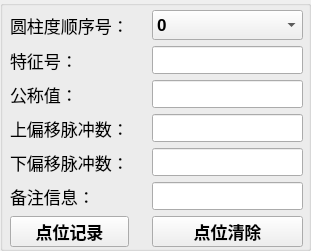
   <widget class="QGroupBox" name="groupBox_4">
    <property name="geometry">
     <rect>
      <x>10</x>
      <y>350</y>
      <width>311</width>
      <height>251</height>
     </rect>
    </property>
    <property name="title">
     <string/>
    </property>
    <widget class="QWidget" name="layoutWidget_2">
     <property name="geometry">
      <rect>
       <x>10</x>
       <y>10</y>
       <width>293</width>
       <height>237</height>
      </rect>
     </property>
     <layout class="QGridLayout" name="gridLayout_3">
      <property name="horizontalSpacing">
       <number>23</number>
      </property>
      <item row="1" column="0">
       <widget class="QLabel" name="label_16">
        <property name="font">
         <font>
          <pointsize>13</pointsize>
         </font>
        </property>
        <property name="text">
         <string>特征号：</string>
        </property>
       </widget>
      </item>
      <item row="4" column="0">
       <widget class="QLabel" name="label_18">
        <property name="font">
         <font>
          <pointsize>13</pointsize>
         </font>
        </property>
        <property name="text">
         <string>上偏移脉冲数：</string>
        </property>
       </widget>
      </item>
      <item row="0" column="0">
       <widget class="QLabel" name="label_13">
        <property name="font">
         <font>
          <pointsize>13</pointsize>
         </font>
        </property>
        <property name="text">
         <string>圆柱度顺序号：</string>
        </property>
       </widget>
      </item>
      <item row="0" column="1">
       <widget class="QComboBox" name="cylindricitySequence">
        <property name="minimumSize">
         <size>
          <width>0</width>
          <height>30</height>
         </size>
        </property>
        <property name="font">
         <font>
          <pointsize>13</pointsize>
          <weight>75</weight>
          <bold>true</bold>
         </font>
        </property>
        <item>
         <property name="text">
          <string>0</string>
         </property>
        </item>
        <item>
         <property name="text">
          <string>1</string>
         </property>
        </item>
        <item>
         <property name="text">
          <string>2</string>
         </property>
        </item>
        <item>
         <property name="text">
          <string>3</string>
         </property>
        </item>
        <item>
         <property name="text">
          <string>4</string>
         </property>
        </item>
        <item>
         <property name="text">
          <string>5</string>
         </property>
        </item>
        <item>
         <property name="text">
          <string>6</string>
         </property>
        </item>
        <item>
         <property name="text">
          <string>7</string>
         </property>
        </item>
        <item>
         <property name="text">
          <string>8</string>
         </property>
        </item>
        <item>
         <property name="text">
          <string>9</string>
         </property>
        </item>
        <item>
         <property name="text">
          <string>10</string>
         </property>
        </item>
        <item>
         <property name="text">
          <string>11</string>
         </property>
        </item>
        <item>
         <property name="text">
          <string>12</string>
         </property>
        </item>
        <item>
         <property name="text">
          <string>13</string>
         </property>
        </item>
        <item>
         <property name="text">
          <string>14</string>
         </property>
        </item>
        <item>
         <property name="text">
          <string>15</string>
         </property>
        </item>
        <item>
         <property name="text">
          <string>16</string>
         </property>
        </item>
        <item>
         <property name="text">
          <string>17</string>
         </property>
        </item>
        <item>
         <property name="text">
          <string>18</string>
         </property>
        </item>
        <item>
         <property name="text">
          <string>19</string>
         </property>
        </item>
        <item>
         <property name="text">
          <string>20</string>
         </property>
        </item>
        <item>
         <property name="text">
          <string>21</string>
         </property>
        </item>
        <item>
         <property name="text">
          <string>22</string>
         </property>
        </item>
        <item>
         <property name="text">
          <string>23</string>
         </property>
        </item>
        <item>
         <property name="text">
          <string>24</string>
         </property>
        </item>
        <item>
         <property name="text">
          <string>25</string>
         </property>
        </item>
        <item>
         <property name="text">
          <string>26</string>
         </property>
        </item>
        <item>
         <property name="text">
          <string>27</string>
         </property>
        </item>
        <item>
         <property name="text">
          <string>28</string>
         </property>
        </item>
        <item>
         <property name="text">
          <string>29</string>
         </property>
        </item>
        <item>
         <property name="text">
          <string>30</string>
         </property>
        </item>
        <item>
         <property name="text">
          <string>31</string>
         </property>
        </item>
        <item>
         <property name="text">
          <string>32</string>
         </property>
        </item>
        <item>
         <property name="text">
          <string>33</string>
         </property>
        </item>
        <item>
         <property name="text">
          <string>34</string>
         </property>
        </item>
        <item>
         <property name="text">
          <string>35</string>
         </property>
        </item>
        <item>
         <property name="text">
          <string>36</string>
         </property>
        </item>
        <item>
         <property name="text">
          <string>37</string>
         </property>
        </item>
        <item>
         <property name="text">
          <string>38</string>
         </property>
        </item>
        <item>
         <property name="text">
          <string>39</string>
         </property>
        </item>
        <item>
         <property name="text">
          <string>40</string>
         </property>
        </item>
        <item>
         <property name="text">
          <string>41</string>
         </property>
        </item>
        <item>
         <property name="text">
          <string>42</string>
         </property>
        </item>
        <item>
         <property name="text">
          <string>43</string>
         </property>
        </item>
        <item>
         <property name="text">
          <string>44</string>
         </property>
        </item>
        <item>
         <property name="text">
          <string>45</string>
         </property>
        </item>
        <item>
         <property name="text">
          <string>46</string>
         </property>
        </item>
        <item>
         <property name="text">
          <string>47</string>
         </property>
        </item>
        <item>
         <property name="text">
          <string>48</string>
         </property>
        </item>
        <item>
         <property name="text">
          <string>49</string>
         </property>
        </item>
        <item>
         <property name="text">
          <string>50</string>
         </property>
        </item>
        <item>
         <property name="text">
          <string>51</string>
         </property>
        </item>
        <item>
         <property name="text">
          <string>52</string>
         </property>
        </item>
        <item>
         <property name="text">
          <string>53</string>
         </property>
        </item>
        <item>
         <property name="text">
          <string>54</string>
         </property>
        </item>
        <item>
         <property name="text">
          <string>55</string>
         </property>
        </item>
        <item>
         <property name="text">
          <string>56</string>
         </property>
        </item>
        <item>
         <property name="text">
          <string>57</string>
         </property>
        </item>
        <item>
         <property name="text">
          <string>58</string>
         </property>
        </item>
        <item>
         <property name="text">
          <string>59</string>
         </property>
        </item>
        <item>
         <property name="text">
          <string>60</string>
         </property>
        </item>
        <item>
         <property name="text">
          <string>61</string>
         </property>
        </item>
        <item>
         <property name="text">
          <string>62</string>
         </property>
        </item>
        <item>
         <property name="text">
          <string>63</string>
         </property>
        </item>
        <item>
         <property name="text">
          <string>64</string>
         </property>
        </item>
        <item>
         <property name="text">
          <string>65</string>
         </property>
        </item>
        <item>
         <property name="text">
          <string>66</string>
         </property>
        </item>
        <item>
         <property name="text">
          <string>67</string>
         </property>
        </item>
        <item>
         <property name="text">
          <string>68</string>
         </property>
        </item>
        <item>
         <property name="text">
          <string>69</string>
         </property>
        </item>
        <item>
         <property name="text">
          <string>70</string>
         </property>
        </item>
        <item>
         <property name="text">
          <string>71</string>
         </property>
        </item>
        <item>
         <property name="text">
          <string>72</string>
         </property>
        </item>
        <item>
         <property name="text">
          <string>73</string>
         </property>
        </item>
        <item>
         <property name="text">
          <string>74</string>
         </property>
        </item>
        <item>
         <property name="text">
          <string>75</string>
         </property>
        </item>
        <item>
         <property name="text">
          <string>76</string>
         </property>
        </item>
        <item>
         <property name="text">
          <string>77</string>
         </property>
        </item>
        <item>
         <property name="text">
          <string>78</string>
         </property>
        </item>
        <item>
         <property name="text">
          <string>79</string>
         </property>
        </item>
        <item>
         <property name="text">
          <string>80</string>
         </property>
        </item>
        <item>
         <property name="text">
          <string>81</string>
         </property>
        </item>
        <item>
         <property name="text">
          <string>82</string>
         </property>
        </item>
        <item>
         <property name="text">
          <string>83</string>
         </property>
        </item>
        <item>
         <property name="text">
          <string>84</string>
         </property>
        </item>
        <item>
         <property name="text">
          <string>85</string>
         </property>
        </item>
        <item>
         <property name="text">
          <string>86</string>
         </property>
        </item>
        <item>
         <property name="text">
          <string>87</string>
         </property>
        </item>
        <item>
         <property name="text">
          <string>88</string>
         </property>
        </item>
        <item>
         <property name="text">
          <string>89</string>
         </property>
        </item>
        <item>
         <property name="text">
          <string>90</string>
         </property>
        </item>
        <item>
         <property name="text">
          <string>91</string>
         </property>
        </item>
        <item>
         <property name="text">
          <string>92</string>
         </property>
        </item>
        <item>
         <property name="text">
          <string>93</string>
         </property>
        </item>
        <item>
         <property name="text">
          <string>94</string>
         </property>
        </item>
        <item>
         <property name="text">
          <string>95</string>
         </property>
        </item>
        <item>
         <property name="text">
          <string>96</string>
         </property>
        </item>
        <item>
         <property name="text">
          <string>97</string>
         </property>
        </item>
        <item>
         <property name="text">
          <string>98</string>
         </property>
        </item>
        <item>
         <property name="text">
          <string>99</string>
         </property>
        </item>
       </widget>
      </item>
      <item row="8" column="1">
       <widget class="QPushButton" name="cylindricityPostionClear">
        <property name="minimumSize">
         <size>
          <width>0</width>
          <height>30</height>
         </size>
        </property>
        <property name="font">
         <font>
          <pointsize>13</pointsize>
          <weight>75</weight>
          <bold>true</bold>
         </font>
        </property>
        <property name="text">
         <string>点位清除</string>
        </property>
       </widget>
      </item>
      <item row="1" column="1">
       <widget class="QLineEdit" name="cylindricityFeatureNb">
        <property name="font">
         <font>
          <pointsize>13</pointsize>
          <weight>75</weight>
          <bold>true</bold>
         </font>
        </property>
       </widget>
      </item>
      <item row="2" column="0">
       <widget class="QLabel" name="label_17">
        <property name="font">
         <font>
          <pointsize>13</pointsize>
         </font>
        </property>
        <property name="text">
         <string>公称值：</string>
        </property>
       </widget>
      </item>
      <item row="8" column="0">
       <widget class="QPushButton" name="cylindricityPostionRecord">
        <property name="minimumSize">
         <size>
          <width>0</width>
          <height>30</height>
         </size>
        </property>
        <property name="font">
         <font>
          <pointsize>13</pointsize>
          <weight>75</weight>
          <bold>true</bold>
         </font>
        </property>
        <property name="text">
         <string>点位记录</string>
        </property>
       </widget>
      </item>
      <item row="7" column="0">
       <widget class="QLabel" name="label_20">
        <property name="font">
         <font>
          <pointsize>13</pointsize>
         </font>
        </property>
        <property name="text">
         <string>备注信息：</string>
        </property>
       </widget>
      </item>
      <item row="4" column="1">
       <widget class="QLineEdit" name="cylindricityUpperRelativeLocation">
        <property name="font">
         <font>
          <pointsize>13</pointsize>
          <weight>75</weight>
          <bold>true</bold>
         </font>
        </property>
        <property name="text">
         <string/>
        </property>
       </widget>
      </item>
      <item row="2" column="1">
       <widget class="QLineEdit" name="cylindricityNominalValue">
        <property name="font">
         <font>
          <pointsize>13</pointsize>
          <weight>75</weight>
          <bold>true</bold>
         </font>
        </property>
        <property name="text">
         <string/>
        </property>
       </widget>
      </item>
      <item row="5" column="1">
       <widget class="QLineEdit" name="cylindricityBottomRelativeLocation">
        <property name="font">
         <font>
          <pointsize>13</pointsize>
          <weight>75</weight>
          <bold>true</bold>
         </font>
        </property>
        <property name="text">
         <string/>
        </property>
       </widget>
      </item>
      <item row="5" column="0">
       <widget class="QLabel" name="label_19">
        <property name="font">
         <font>
          <pointsize>13</pointsize>
         </font>
        </property>
        <property name="text">
         <string>下偏移脉冲数：</string>
        </property>
       </widget>
      </item>
      <item row="7" column="1">
       <widget class="QLineEdit" name="cylindricityPostionNote">
        <property name="font">
         <font>
          <pointsize>13</pointsize>
          <weight>75</weight>
          <bold>true</bold>
         </font>
        </property>
        <property name="text">
         <string/>
        </property>
       </widget>
      </item>
     </layout>
    </widget>
   </widget>
